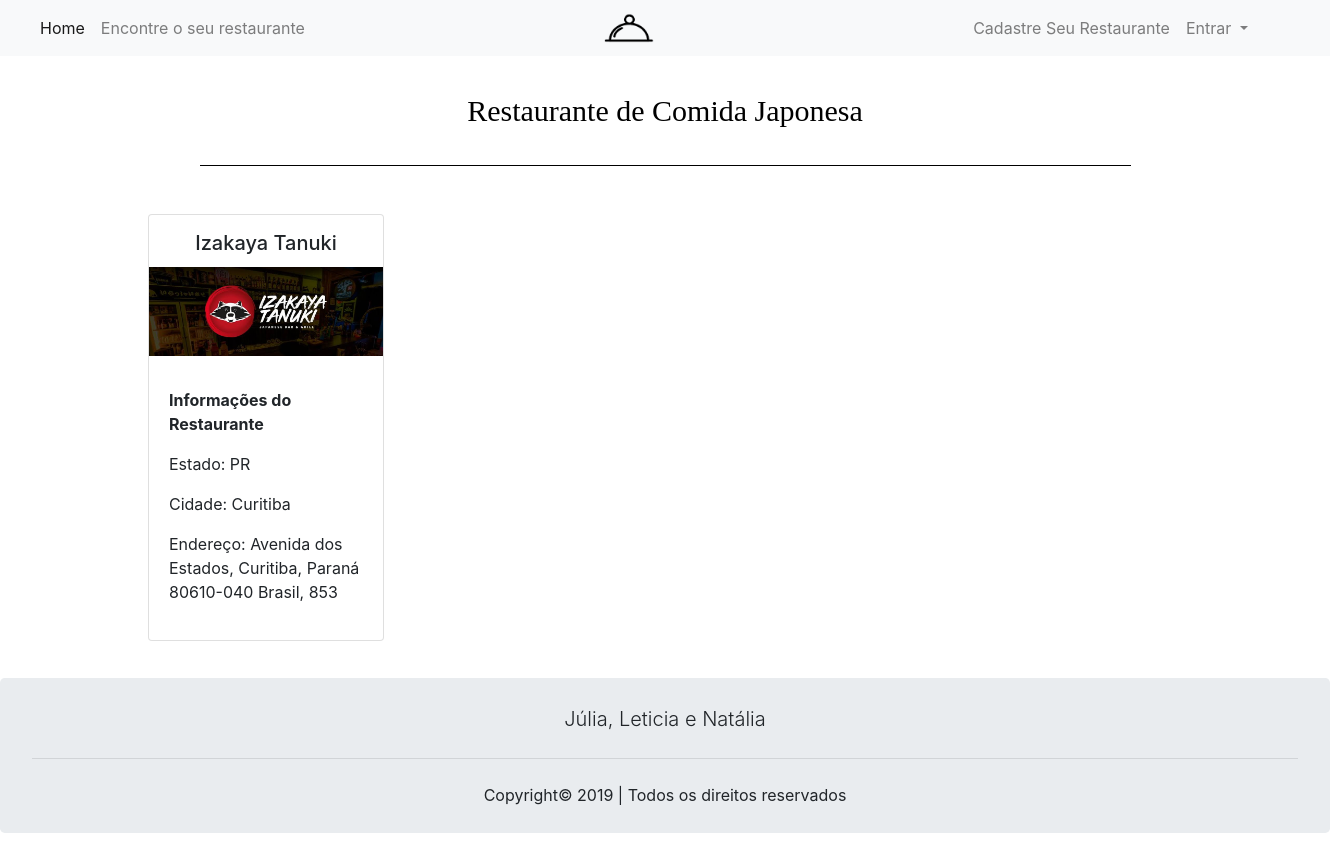
The app's page /categorias.php?id_tipo_comida=1 with its own data.
### tables this page shows
CREATE TABLE `restaurante_categoria` (
  `id` int(11) NOT NULL,
  `id_restaurante` int(11) NOT NULL,
  `id_tipo_comida` int(11) NOT NULL,
  `status` tinyint(1) DEFAULT NULL
);

CREATE TABLE `tipo_comida` (
  `id_comida` int(11) NOT NULL,
  `categoria` varchar(25) NOT NULL,
  `restaurante_id_rest` int(80) NOT NULL
);

CREATE TABLE `restaurante` (
  `id_rest` int(80) NOT NULL,
  `nome` varchar(100) NOT NULL,
  `descricao` varchar(300) NOT NULL,
  `telefone` varchar(255) NOT NULL,
  `horario_funcionamento` char(100) NOT NULL,
  `estado` varchar(2) NOT NULL,
  `preco` varchar(15) NOT NULL,
  `endereco` varchar(100) NOT NULL,
  `numero` int(100) NOT NULL,
  `cidade` varchar(200) NOT NULL,
  `usuario_id_user` int(11) NOT NULL
);

### categorias.php (the view, shortened to what this page needs)
<!DOCTYPE html>
<html>
<head>
	<link rel="stylesheet" href="assets/css/bootstrap.min.css">
  <link rel="stylesheet" href="/assets/css/bootstrap.min.css">
  <link rel="stylesheet" href="/assets/css/Bootstrap/bootstrap.min.css">
  <link rel="stylesheet" type="text/css" href="assets/css/index.css">
  <link rel="stylesheet" type="text/css" href="assets/css/carrossel.css">
</head>
<body>
  <br>
  <?php
  $a = $_GET['id_tipo_comida'];
  $pdo = Banco::conectar();
  $sql = 'SELECT * FROM restaurante_categoria c inner join restaurante r on (r.id_rest=c.id_restaurante) inner join tipo_comida t on (c.id_tipo_comida=t.id_comida) where id_tipo_comida='.$a;
  ?>
  <center>
    <?php foreach($pdo->query($sql)as $row)
    { }
    ?>
    <a class="nav-link" style="color: black; font-size: 30px; font-family:all;">Restaurante de Comida <?php echo $row['categoria'];?></a>
  </center>
  <br>
  <div id="linha" style="width: 70%; border-bottom: 1.2px solid #000000; position: center; margin-left: 15%;
}">
</div>
<br>
<br>
<div class="card-deck" style="margin-bottom: 1% ;margin-left: 10%; margin-right: 10%; width: 100%;">
  <?php foreach($pdo->query($sql)as $row)
  {
   ?>
   <div style="width: 20%">
    <div class="card">
      <center><p class="card-text"><h5 class="card-title"><?php echo $row['nome'];?></h5></center>
        <?php
        $img_dir = "imagens/restaurantes/". $row['id_rest'] . "/";
        if (is_dir($img_dir)) {
          $image = glob($img_dir . "*")[0];
          echo '<center><div>
          <a href="read_restaurante.php?id_rest='.$row['id_rest'].'"><img src="'.$image.'" style="width: 100%";></img></a>
          </div></center>';
        } else {
          echo ' <a href="read_restaurante.php?id_rest='.$row['id_rest'].'"><img src=".img/sem-foto.png." style="width: 100%";></img></a>';
        }
        ?>
        <div class="card-body">
          <p class="card-text"><strong>Informações do Restaurante</strong></p></p>
          <p class="card-text">Estado: <?php echo $row['estado'];?></p></p>
          <p class="card-text">Cidade: <?php echo $row['cidade'];?></p></p>
          <p class="card-text">Endereço: <?php echo $row['endereco'];?>, <?php echo $row['numero'];?></p></p>
        </div>
      </div>
    </div>
  <?php  }
  ?>
</p></center></div></div></body></html>
<footer>
	<?php include "rodape.php"; ?>
</footer>
</html>

### assets/css/index.css (style rules this page uses)
div#linha { border-bottom: 1.2px solid #000000; position: center; margin-left: 15%; }

### assets/css/carrossel.css (style rules this page uses)
img { cursor:pointer; }

### records on screen
restaurante_categoria: id_tipo_comida.categoria "Japonesa", id_restaurante.nome "Izakaya Tanuki", id_restaurante.estado "PR", id_restaurante.cidade "Curitiba", id_restaurante.endereco "Avenida dos Estados, Curitiba, Paraná 80610-040 Brasil", id_restaurante.numero "853"
